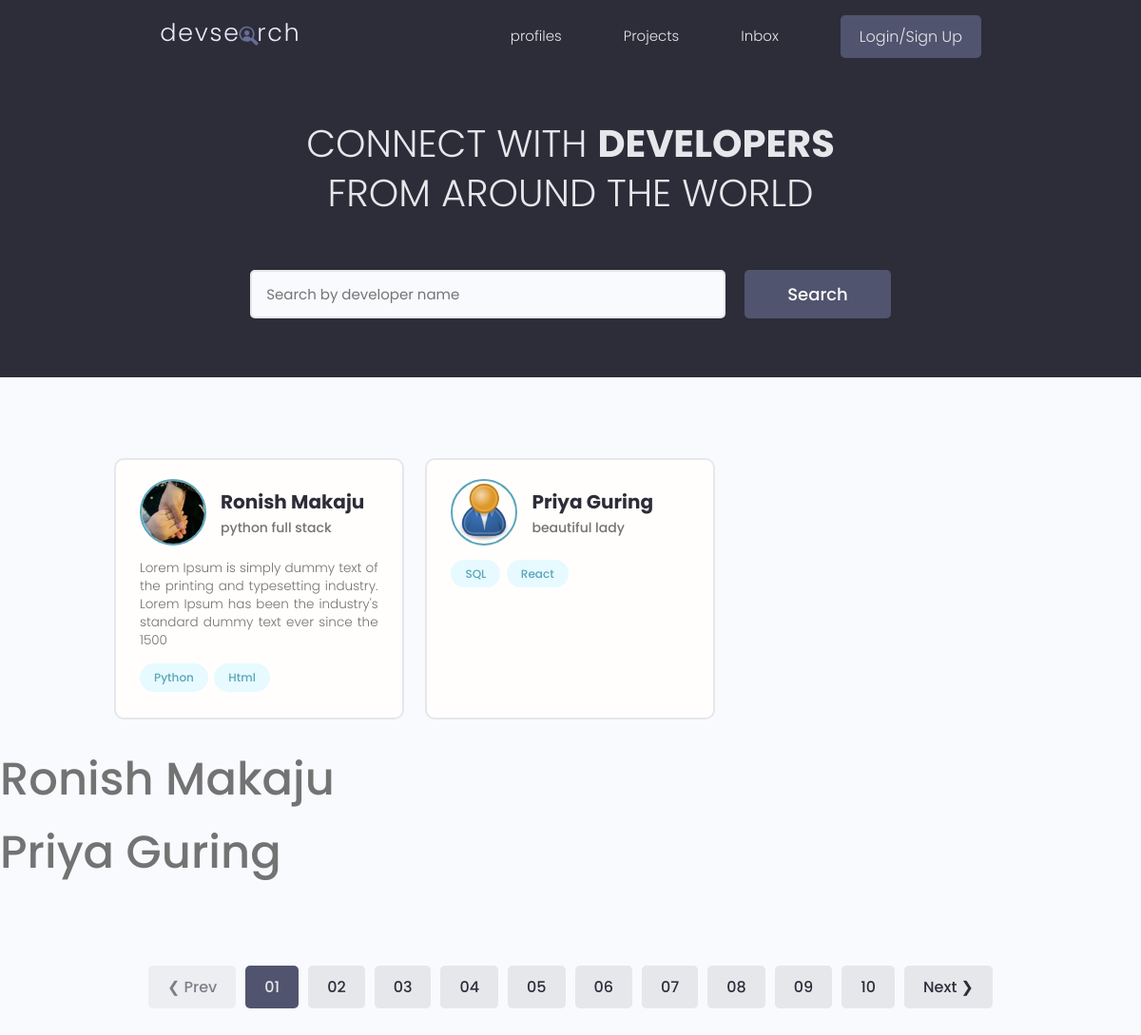
Before: / with the older database file.
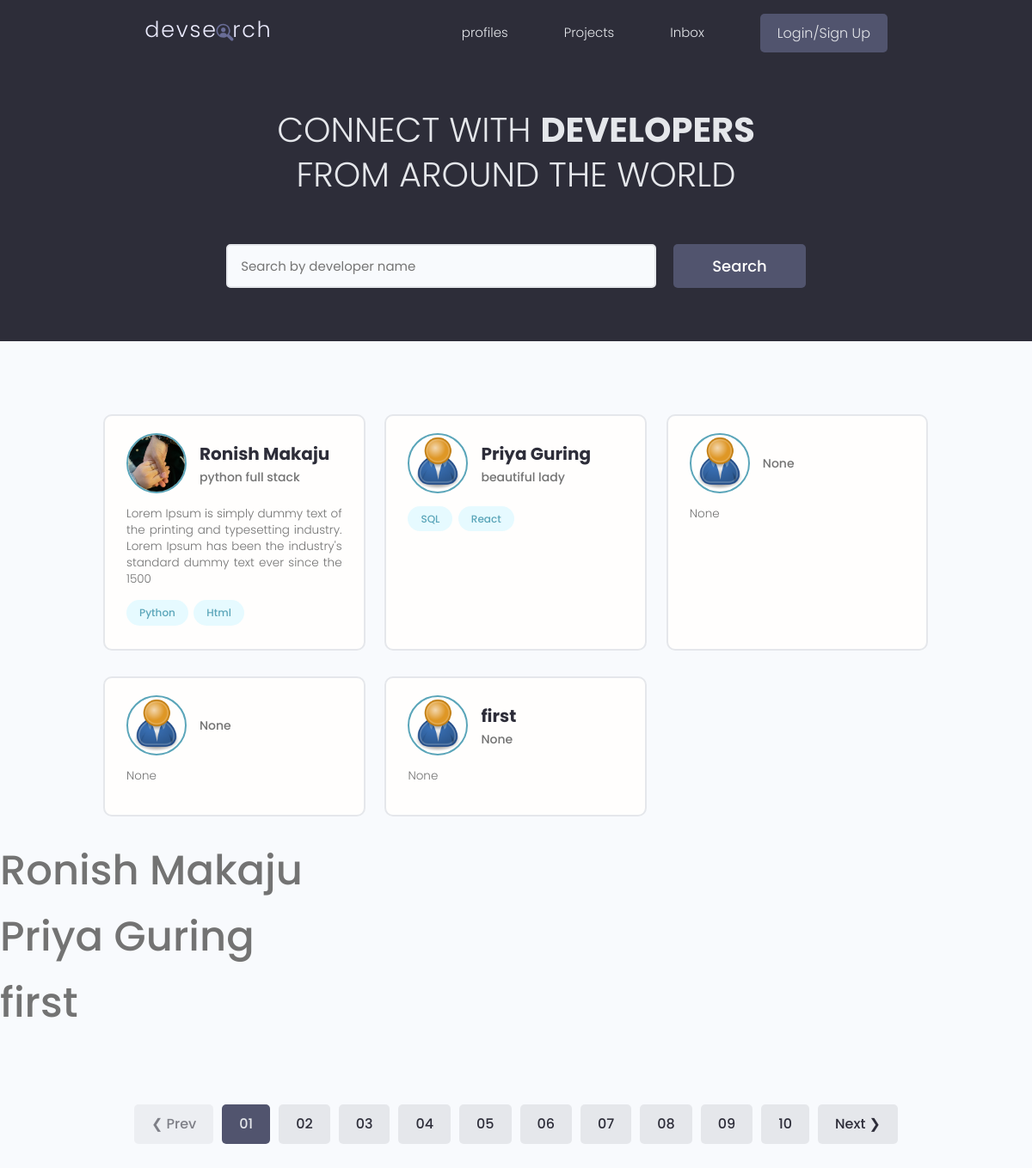
After: the same page with the newer database file.
### users/models.py (models this page shows, shortened)
class Profile(models.Model):
    user = models.OneToOneField(User, on_delete=models.CASCADE, null=True, blank=True)
    name = models.CharField(max_length=200, blank=True, null=True)
    username = models.CharField(max_length=200, blank=True, null=True)
    location = models.CharField(max_length=200, blank=True, null=True)
    email = models.EmailField(max_length=500, blank=True, null=True)
    short_intro = models.CharField(max_length=200, blank=True, null=True)
    bio = models.TextField(blank=True, null=True)
    profile_image = models.ImageField(
        null=True,
        blank=True,
        upload_to="profiles/",
        default="profiles/user-default.png",
    )
    Social_github = models.CharField(max_length=200, blank=True, null=True)
    Social_twitter = models.CharField(max_length=200, blank=True, null=True)
    Social_linkedin = models.CharField(max_length=200, blank=True, null=True)
    Social_youtube = models.CharField(max_length=200, blank=True, null=True)
    Social_website = models.CharField(max_length=200, blank=True, null=True)
    id = models.UUIDField(
        default=uuid.uuid4, unique=True, primary_key=True, editable=False
    )
    created = models.DateTimeField(auto_now_add=True)

class Skill(models.Model):
    id = models.UUIDField(
        default=uuid.uuid4, unique=True, primary_key=True, editable=False
    )
    owner = models.ForeignKey(Profile, on_delete=models.CASCADE, null=True, blank=True)
    name = models.CharField(max_length=200, blank=True, null=True)
    description = models.TextField(blank=True, null=True)
    created = models.DateTimeField(auto_now_add=True)
    def __str__(self):
        return str(self.name)

### users/views.py (the view)
# urls.py: path("", views.profiles, name="profiles"),
def profiles(request):
    profiles = Profile.objects.all()
    Skills = Skill.objects.all()
    context = {"profiles": profiles, "skills": Skills}
    return render(request, "users/profiles.html", context)

### users/templates/users/profiles.html (shortened to what this page needs)
{%extends 'main.html'%}
{%block content%}
<main class="home">
    <section class="hero-section text-center">
        <div class="container container--narrow">
            <div class="hero-section__box">
                <h2>CONNECT WITH <span>DEVELOPERS</span></h2>
                <h2>FROM AROUND THE WORLD</h2>
            </div>
            <div class="hero-section__search">
                <form class="form" action="#" method="get">
                    <div class="form__field">
                        <input class="input input--text" id="formInput#search" type="text" name="text"
                            placeholder="Search by developer name" />
                    </div>
                    <input class="btn btn--sub btn--lg" type="submit" value="Search" />
                </form>
            </div>
        </div>
    </section>
    <section class="devlist">
        <div class="container">
            <div class="grid grid--three">
                {%for profile in profiles%}
                <div class="column card">
                    <div class="dev">
                        <a href="{%url 'user-profile' profile.id%}" class="card__body">
                            <div class="dev__profile">
                                <img class="avatar avatar--md" src="{{profile.profile_image.url}}" alt="image" />
                                <div class="dev__meta">
                                    <h3>{{profile.name}}</h3>
                                    <h5>{{profile.short_intro|slice:"60"}}</h5>
                                </div>
                            </div>
                            <p class="dev__info">
                                {{profile.bio|slice:"150"}}
                            </p>
                            <div class="dev__skills">
                                {%for skill in profile.skill_set.all %}
                                <span class="tag tag--pill tag--main">
                                    <small>{{skill}}</small>
                                </span>
                                {%endfor %}
                            </div>
                        </a>
                    </div>
                </div>
                {%endfor%}
            </div>
        </div>
    </section>
    {%for p in profiles%}
    <h1>{{p.name}}</h1>
    {%endfor%}
    <div class="pagination">
        <ul class="container">
            <li><a href="#" class="btn btn--disabled">&#10094; Prev</a></li>
            <li><a href="#" class="btn btn--sub">01</a></li>
            <li><a href="#" class="btn">02</a></li>
            <li><a href="#" class="btn">03</a></li>
            <li><a href="#" class="btn">04</a></li>
            <li><a href="#" class="btn">05</a></li>
            <li><a href="#" class="btn">06</a></li>
            <li><a href="#" class="btn">07</a></li>
            <li><a href="#" class="btn">08</a></li>
            <li><a href="#" class="btn">09</a></li>
            <li><a href="#" class="btn">10</a></li>
            <li><a href="#" class="btn">Next &#10095;</a></li>
        </ul>
    </div>
</main>
{%endblock content%}

### templates/main.html (shortened to what this page needs)
<!DOCTYPE html>
{% load static%}
<html lang="en">
<head>
    <link rel="stylesheet" href="https://cdn.iconmonstr.com/1.3.0/css/iconmonstr-iconic-font.min.css" />
    <link rel="stylesheet" href="{% static 'uikit/styles/uikit.css'%}" />
    <link rel="stylesheet" href="{% static 'styles/app.css'%}" />
</head>
<body>
    {% include 'navbar.html'%}
    {% block content%}
    {% endblock content %}
</body>
</html>

### templates/navbar.html (shortened to what this page needs)
{%load static%}
<header class="header">
    <div class="container container--narrow">
        <a href="{%url 'profiles' %}" class="header__logo">
            <img src="{% static 'images/logo.svg'%}" alt="DevSearch Logo" />
        </a>
        <nav class="header__nav">
            <ul class="header__menu">
                <li class="header__menuItem"><a href="{%url 'profiles'%}">profiles</a></li>
                <li class="header__menuItem"><a href="{%url 'projects'%}">Projects</a></li>
                <li class="header__menuItem"><a href="">Inbox</a></li>
                {% if request.user.is_authenticated %}
                <li class="header__menuItem"><a href="{%url 'create_project'%}">Add Project</a></li>
                <li class="header__menuItem"><a href="{% url 'logout' %}" class="btn btn--sub">Logout</a></li>
                {%else%}
                <li class="header__menuItem"><a href="{% url 'login' %}" class="btn btn--sub">Login/Sign Up</a></li>
                {%endif%}
            </ul>
        </nav>
    </div>
</header>

### static/styles/app.css (style rules this page uses)
:root { --color-sub: #2d2d39; }
.btn--sub { background-color: var(--color-sub-light); }
.card { border: 2px solid var(--color-light); }
img { width: 100%; }
.header { position: sticky; z-index: 111; background-color: var(--color-sub); padding: 1.5rem 0; }
.header > .container { display: flex; justify-content: space-between; align-items: center; }
.header__logo > img { height: 3.8rem; }
.header__nav > ul { display: inline-flex; align-items: center; list-style: none; gap: 6.5rem; }
.header__menuItem > a { color: var(--color-light); font-weight: 300; }
.hero-section { height: 40vh; display: flex; align-items: center; background-color: var(--color-sub); }
.hero-section__box { margin-bottom: 4rem; }
.hero-section__box > h2, .hero-section__box > h2 > span { font-size: 4rem; color: var(--color-light); line-height: 1.3; text-transform: uppercase; }
.hero-section__box > h2 { font-weight: 300; }
.hero-section__box > h2 > span { font-weight: 700; }
.hero-section__search > .form { display: flex; align-items: center; justify-content: center; gap: 2rem; }
.hero-section__search > .form input.input--text { width: 50rem; }
.devlist { margin-top: 8rem; }
.devlist .grid { align-items: stretch; }
.devlist .dev .dev__profile { display: flex; align-items: center; gap: 1.5rem; }
.devlist .dev .dev__meta h3 { color: var(--color-sub); font-size: 2rem; font-weight: 700; }
.devlist .dev .dev__meta h5 { color: var(--color-text); font-size: 1.4rem; font-weight: 500; }
.devlist .dev .dev__info { margin: 1.5rem 0; font-size: 1.35rem; line-height: 1.4; text-align: justify; }
.pagination { margin-top: 8rem; margin-bottom: 10rem; }
.pagination > ul { flex-wrap: wrap; list-style: none; display: flex; align-items: center; justify-content: center; gap: 1rem; }
.pagination .btn { color: var(--color-sub); }
.pagination .btn.btn--sub { color: var(--color-light); }

### static/uikit/styles/modules/_variables.css (style rules this page uses)
:root { --color-main: #5aa5b9; --color-main-light: #e6faff; --color-sub: #3f4156; --color-sub-light: #51546e; --color-sub-lighter: #ededfd; --color-text: #737373; --color-gray: #8b8b8b; --color-light: #e5e7eb; --color-light-gray: #767676; --color-bg: #f8fafd; --color-white: #fffefd; --color-white-light: #f3f3f3; --color-success: #359e64; --color-success-bg: #def8e8; --color-error: #fc4b0b; --color-error-bg: #fff2ee; --font-base: 'Poppins', arial, helvetica, 'Segoe UI', roboto, ubuntu, sans-serif; --font-monospace: 'Fira Code', 'Courier New', courier, monospace; --font-regular: 300; --font-medium: 500; --font-bold: 700; --generic-shadow: 1px 1px 5px #00000010; --generic-transition: all 0.3s ease-in-out; }

### static/uikit/styles/modules/_base.css (style rules this page uses)
* { margin: 0; padding: 0; box-sizing: border-box; text-rendering: optimizeLegibility; color: inherit; font-size: inherit; }
html { font-size: 50%; }
@media only screen and (min-width: 480px) { html { font-size: 56.25%; } }
@media only screen and (min-width: 1200px) { html { font-size: 62.5%; } }
body { line-height: 1.6; font-weight: 400; font-size: 1.5rem; color: var(--color-text); background-color: var(--color-bg); min-height: 100vh; }

### static/uikit/styles/modules/_typography.css (style rules this page uses)
* { font-family: var(--font-base); }
h1 { font-size: 4.8rem; font-weight: var(--font-medium); }
h2 { font-size: 3.6rem; font-weight: var(--font-bold); }
h3 { font-size: 3.2rem; font-weight: var(--font-medium); }
h5 { font-size: 2.4rem; font-weight: var(--font-medium); }
h5, h6 { font-weight: var(--font-regular); }
p, span, strong { font-size: 1.6rem; color: var(--color-text); font-weight: var(--font-regular); }
a { padding-bottom: 2px; text-decoration: none; display: inline-block; color: var(--color-main); font-weight: var(--font-medium); }

### static/uikit/styles/modules/_utilities.css (style rules this page uses)
.container { width: 92%; max-width: 165rem; margin: 0 auto; box-sizing: border-box; }
.container--narrow { width: 92%; max-width: 120rem; }
@media screen and (min-width: 1000px) { .container { width: 90%; } }
@media screen and (min-width: 1000px) { .container--narrow { width: 85%; } }
@media screen and (min-width: 1200px) { .container { width: 80%; } }
@media screen and (min-width: 1200px) { .container--narrow { width: 72%; } }
.text-center { text-align: center; }

### static/uikit/styles/modules/_avatar.css (style rules this page uses)
.avatar { border-radius: 50%; border: 2px solid var(--color-main); object-fit: cover; }
.avatar--md { height: 7rem; width: 7rem; }

### static/uikit/styles/modules/_card.css (style rules this page uses)
.card { border-radius: 1rem; background-color: var(--color-white); border: 1.5px solid var(--color-light); width: auto; height: auto; margin-top: 0.5rem; margin-bottom: 0.5rem; overflow: hidden; }
.card__body, .card__header { padding: 2rem 2.5rem; }

Changed rows visible on the page:
added Profile: profile_image (placeholder picture), short_intro "None", bio "None", shown under "FROM AROUND THE WORLD"
added Profile: profile_image (placeholder picture), short_intro "None", bio "None", shown under "FROM AROUND THE WORLD"
added Profile: profile_image (placeholder picture), name "first", short_intro "None", bio "None"
